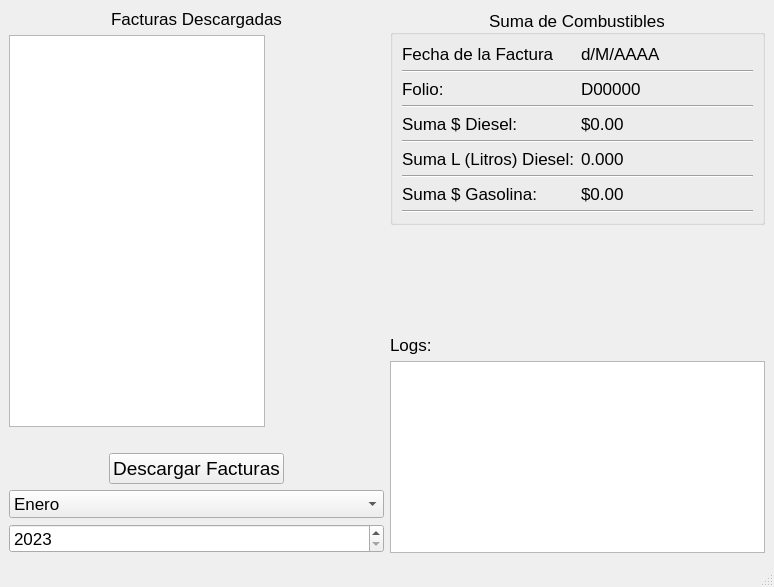
<?xml version="1.0" encoding="UTF-8"?>
<ui version="4.0">
 <class>MainWindow</class>
 <widget class="QMainWindow" name="MainWindow">
  <property name="geometry">
   <rect>
    <x>0</x>
    <y>0</y>
    <width>774</width>
    <height>587</height>
   </rect>
  </property>
  <property name="maximumSize">
   <size>
    <width>780</width>
    <height>600</height>
   </size>
  </property>
  <property name="font">
   <font>
    <pointsize>13</pointsize>
   </font>
  </property>
  <property name="windowTitle">
   <string>MainWindow</string>
  </property>
  <property name="windowIcon">
   <iconset resource="../../Icons/Icons.qrc">
    <normaloff>:/Main/icon.ico</normaloff>:/Main/icon.ico</iconset>
  </property>
  <widget class="QWidget" name="centralwidget">
   <layout class="QHBoxLayout" name="horizontalLayout">
    <item>
     <layout class="QVBoxLayout" name="verticalLayout_2">
      <item alignment="Qt::AlignmentFlag::AlignHCenter">
       <widget class="QLabel" name="lb_facdes">
        <property name="text">
         <string>Facturas Descargadas</string>
        </property>
       </widget>
      </item>
      <item alignment="Qt::AlignmentFlag::AlignLeft">
       <widget class="QTreeView" name="treeView">
        <property name="sizePolicy">
         <sizepolicy hsizetype="Expanding" vsizetype="Expanding">
          <horstretch>0</horstretch>
          <verstretch>0</verstretch>
         </sizepolicy>
        </property>
        <property name="cursor" stdset="0">
         <cursorShape>PointingHandCursor</cursorShape>
        </property>
       </widget>
      </item>
      <item>
       <spacer name="verticalSpacer">
        <property name="orientation">
         <enum>Qt::Orientation::Vertical</enum>
        </property>
        <property name="sizeType">
         <enum>QSizePolicy::Policy::Fixed</enum>
        </property>
        <property name="sizeHint" stdset="0">
         <size>
          <width>20</width>
          <height>20</height>
         </size>
        </property>
       </spacer>
      </item>
      <item alignment="Qt::AlignmentFlag::AlignHCenter">
       <widget class="QPushButton" name="btn_download">
        <property name="sizePolicy">
         <sizepolicy hsizetype="Fixed" vsizetype="Fixed">
          <horstretch>0</horstretch>
          <verstretch>0</verstretch>
         </sizepolicy>
        </property>
        <property name="font">
         <font>
          <pointsize>14</pointsize>
         </font>
        </property>
        <property name="text">
         <string>Descargar Facturas</string>
        </property>
       </widget>
      </item>
      <item>
       <widget class="QComboBox" name="cB_months">
        <item>
         <property name="text">
          <string>Enero</string>
         </property>
        </item>
        <item>
         <property name="text">
          <string>Febrero</string>
         </property>
        </item>
        <item>
         <property name="text">
          <string>Marzo</string>
         </property>
        </item>
        <item>
         <property name="text">
          <string>Abril</string>
         </property>
        </item>
        <item>
         <property name="text">
          <string>Mayo</string>
         </property>
        </item>
        <item>
         <property name="text">
          <string>Junio</string>
         </property>
        </item>
        <item>
         <property name="text">
          <string>Julio</string>
         </property>
        </item>
        <item>
         <property name="text">
          <string>Agosto</string>
         </property>
        </item>
        <item>
         <property name="text">
          <string>Septiembre</string>
         </property>
        </item>
        <item>
         <property name="text">
          <string>Octubre</string>
         </property>
        </item>
        <item>
         <property name="text">
          <string>Noviembre</string>
         </property>
        </item>
        <item>
         <property name="text">
          <string>Diciembre</string>
         </property>
        </item>
       </widget>
      </item>
      <item>
       <widget class="QDateEdit" name="Dte_year">
        <property name="minimumDate">
         <date>
          <year>2023</year>
          <month>9</month>
          <day>14</day>
         </date>
        </property>
        <property name="currentSection">
         <enum>QDateTimeEdit::Section::YearSection</enum>
        </property>
        <property name="displayFormat">
         <string>yyyy</string>
        </property>
       </widget>
      </item>
     </layout>
    </item>
    <item>
     <layout class="QVBoxLayout" name="verticalLayout_3">
      <item>
       <widget class="QGroupBox" name="gb_SumadCom">
        <property name="title">
         <string>Suma de Combustibles</string>
        </property>
        <property name="alignment">
         <set>Qt::AlignmentFlag::AlignCenter</set>
        </property>
        <layout class="QGridLayout" name="gridLayout">
         <item row="7" column="0" colspan="2">
          <widget class="Line" name="line_2">
           <property name="orientation">
            <enum>Qt::Orientation::Horizontal</enum>
           </property>
          </widget>
         </item>
         <item row="9" column="0" colspan="2">
          <widget class="Line" name="line_5">
           <property name="orientation">
            <enum>Qt::Orientation::Horizontal</enum>
           </property>
          </widget>
         </item>
         <item row="0" column="0">
          <widget class="QLabel" name="lb_fecha">
           <property name="text">
            <string>Fecha de la Factura</string>
           </property>
          </widget>
         </item>
         <item row="1" column="0" colspan="2">
          <widget class="Line" name="line_4">
           <property name="orientation">
            <enum>Qt::Orientation::Horizontal</enum>
           </property>
          </widget>
         </item>
         <item row="2" column="0">
          <widget class="QLabel" name="lb_folio">
           <property name="text">
            <string>Folio: </string>
           </property>
          </widget>
         </item>
         <item row="3" column="0" colspan="2">
          <widget class="Line" name="line_3">
           <property name="orientation">
            <enum>Qt::Orientation::Horizontal</enum>
           </property>
          </widget>
         </item>
         <item row="8" column="0">
          <widget class="QLabel" name="lbtxt_sumaPG">
           <property name="text">
            <string>Suma $ Gasolina: </string>
           </property>
          </widget>
         </item>
         <item row="6" column="0">
          <widget class="QLabel" name="lbtxt_sumaLD">
           <property name="text">
            <string>Suma L (Litros) Diesel:</string>
           </property>
          </widget>
         </item>
         <item row="4" column="0">
          <widget class="QLabel" name="lbtxt_sumaprecioD">
           <property name="text">
            <string>Suma $ Diesel: </string>
           </property>
          </widget>
         </item>
         <item row="8" column="1">
          <widget class="QLabel" name="lb_PriceGas">
           <property name="text">
            <string>$0.00</string>
           </property>
          </widget>
         </item>
         <item row="4" column="1">
          <widget class="QLabel" name="lb_PriceDiesel">
           <property name="text">
            <string>$0.00</string>
           </property>
          </widget>
         </item>
         <item row="6" column="1">
          <widget class="QLabel" name="lb_LitersDiesel">
           <property name="text">
            <string>0.000</string>
           </property>
          </widget>
         </item>
         <item row="0" column="1">
          <widget class="QLabel" name="lb_fechaEmision">
           <property name="text">
            <string>d/M/AAAA</string>
           </property>
          </widget>
         </item>
         <item row="2" column="1">
          <widget class="QLabel" name="lb_FolioFactura">
           <property name="text">
            <string>D00000</string>
           </property>
          </widget>
         </item>
         <item row="5" column="0" colspan="2">
          <widget class="Line" name="line">
           <property name="orientation">
            <enum>Qt::Orientation::Horizontal</enum>
           </property>
          </widget>
         </item>
        </layout>
       </widget>
      </item>
      <item>
       <spacer name="verticalSpacer_2">
        <property name="orientation">
         <enum>Qt::Orientation::Vertical</enum>
        </property>
        <property name="sizeHint" stdset="0">
         <size>
          <width>20</width>
          <height>40</height>
         </size>
        </property>
       </spacer>
      </item>
      <item>
       <widget class="QLabel" name="label">
        <property name="text">
         <string>Logs:</string>
        </property>
       </widget>
      </item>
      <item>
       <widget class="QTextEdit" name="DispLogs">
        <property name="sizePolicy">
         <sizepolicy hsizetype="Minimum" vsizetype="Minimum">
          <horstretch>0</horstretch>
          <verstretch>0</verstretch>
         </sizepolicy>
        </property>
        <property name="cursor" stdset="0">
         <cursorShape>WhatsThisCursor</cursorShape>
        </property>
        <property name="readOnly">
         <bool>true</bool>
        </property>
       </widget>
      </item>
     </layout>
    </item>
   </layout>
  </widget>
  <widget class="QMenuBar" name="menubar">
   <property name="geometry">
    <rect>
     <x>0</x>
     <y>0</y>
     <width>774</width>
     <height>33</height>
    </rect>
   </property>
  </widget>
  <widget class="QStatusBar" name="statusbar"/>
 </widget>
 <resources>
  <include location="../../Icons/Icons.qrc"/>
 </resources>
 <connections/>
</ui>
